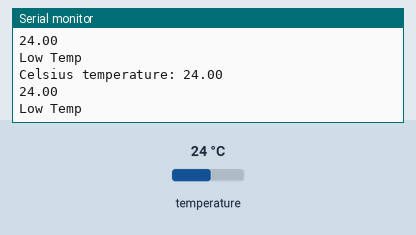
A sketch run on a simulated Arduino Uno, built with avr-gcc and run on an emulated ATmega328P. Shown: the last lines printed to the serial monitor. The test bench sets the inputs (shaded band); at power-on: temperature 24 °C.

Above: at 4.3 s.
4.4 s: temperature set to 33 °C
At 7.4 s:
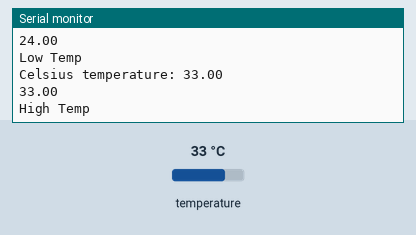
10.5 s: temperature set to 12 °C
At 12.6 s:
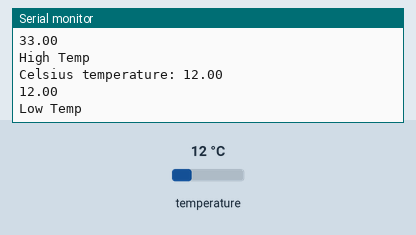
Timing chart, 0 to 14.1 s (numbered marks = the images above; inputs shaded):
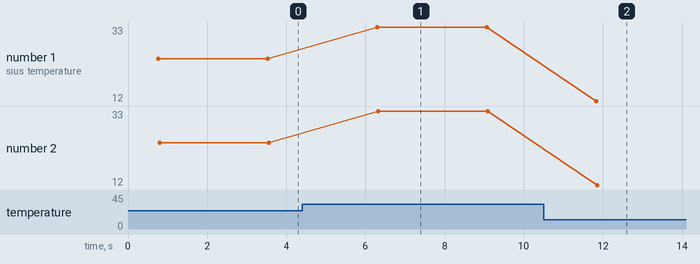

The sketch:

DSTemp.ino
```cpp
#include <OneWire.h>
#include <DallasTemperature.h>
// Data wire is conntec to the Arduino digital pin 6
#define ONE_WIRE_BUS 6
// Setup a oneWire instance to communicate with any OneWire devices
OneWire oneWire(ONE_WIRE_BUS);
// Pass our oneWire reference to Dallas Temperature sensor
DallasTemperature sensors(&oneWire);

void setup(void)
{
  // Start serial communication for debugging purposes
  Serial.begin(9600);
  // Start up the library
  sensors.begin();
}

void loop(void){
  // Call sensors.requestTemperatures() to issue a global temperature and Requests to all devices on the bus
  sensors.requestTemperatures();

  Serial.print("Celsius temperature: ");
  float temp =sensors.getTempCByIndex(0);
  // Why "byIndex"? You can have more than one IC on the same bus. 0 refers to the first IC on the wire
  Serial.println(temp);
  if(temp>32.19){
  Serial.println(temp);
  Serial.println("High Temp");
  }
  else{
  Serial.println(temp);
  Serial.println("Low Temp");
  }

  delay(2000);

}
```

Measured:
- after the input at 4.4 s, the serial monitor: prints a new line after 1.9 s (image 1)
- after the input at 10.5 s, the serial monitor: prints a new line after 1.3 s (image 2)
- plotted number 1: 24 → 33 after the input at 4.4 s, 33 → 12 after the input at 10.5 s
- plotted number 2: 24 → 33 after the input at 4.4 s, 33 → 12 after the input at 10.5 s
